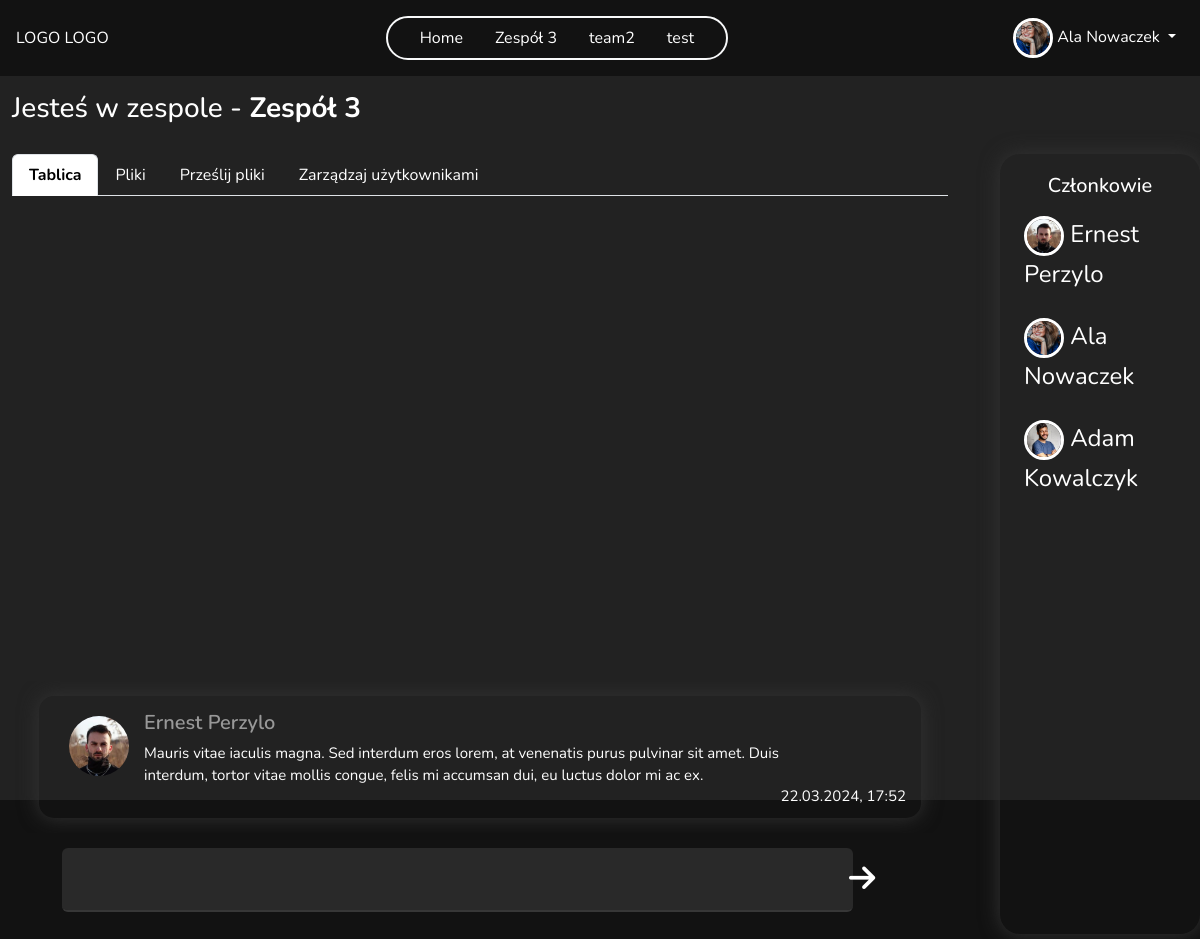
/team/5/board (signed in), run on the app's committed database.
### main/models.py (models this page shows, shortened)
class Team(models.Model):
    name = models.CharField(max_length=255)
    founder = models.ForeignKey(User, on_delete=models.CASCADE, related_name='team_founder')
    members = models.ManyToManyField(User, through='TeamMembership', related_name='team_member', blank=True)
    key = models.OneToOneField(Key, on_delete=models.SET_NULL, null=True, blank=True, related_name='team_key', unique=True)
    def get_members(self):
        return TeamMembership.objects.filter(team=self)
    class Meta:
        permissions = [
            ("add_new_member", "Can add new team memeber"),
            ("delete_member", "Can delete team memeber"),
            ("manage_perms", "Can manage all permission in team"),
            ("view_logs", "Can see team logs")
        ]

class Profile(models.Model):
    user = models.OneToOneField(User, on_delete=models.CASCADE)
    image = models.ImageField(default='default.jpg', upload_to=UniqueFileName('profile_pics'))
    bio = models.TextField(max_length=500, blank=True, null=True)
    country = CountryField(default = 'PL')
    age = models.PositiveSmallIntegerField(blank=True, null=True)
    phone_number = models.CharField(max_length=20, blank=True, null=True)
    website = models.CharField(max_length=255, blank=True, null=True)
    last_password_change = models.DateTimeField(null=True, blank=True, default=timezone.now)

class TeamMessage(models.Model):
    author = models.ForeignKey(User, on_delete=models.CASCADE)
    team = models.ForeignKey(Team, on_delete=models.CASCADE)
    upload_date = models.DateTimeField(default=timezone.now)
    content = models.TextField(max_length=500, blank=True, null=True)

class TeamMembership(models.Model):
    user = models.ForeignKey(User, on_delete=models.CASCADE)
    team = models.ForeignKey(Team, on_delete=models.CASCADE)
    groups = models.ManyToManyField(Group)
    def get_fullname_member(self):
        return f'{self.user.get_full_name()}'

### main/views.py (the view)
# urls.py: path('team/<int:id>/board', views.team_board, name='team_board'),
@login_required
def team_board(request, id):
    team, members = get_team_and_members(id)
    team_messages = TeamMessage.objects.filter(team=team)
    if request.user.is_authenticated:
        user = request.user
        user_permissions = get_user_perms(user, team)
    if request.method == 'POST':
        form = AddTeamMessage(request.POST)
        if form.is_valid():
            message = form.save(commit=False)
            message.team = team
            message.author = user
            message.save()
            TeamActivityLog.objects.create(user = user, action = f'Dodano nowy wpis.', team=team)
            return redirect('team_board', id=team.id)
    else:
        form = AddTeamMessage()
    context = {'team':team, 'members':members, 'user':user, 'user_permissions':user_permissions, 'team_messages':team_messages, 'form':form}
    return render(request, 'teams/team_board.html', context=context)

### main/forms.py
class AddTeamMessage(ModelForm):
    class Meta:
        model= TeamMessage
        fields = ['content']
    def __init__(self, *args, **kwargs):
        super().__init__(*args, **kwargs)
        self.fields['content'].label = False

### main/context_processors.py (called while the page is built)
def user_teams(request):
    if request.user.is_authenticated:
        user_teams = Team.objects.filter(members = request.user)
    else:
        user_teams = None
    return {'user_teams':user_teams}

### main/permission_tools.py (called while the page is built)
def get_user_perms(user, team):
    team_membership = TeamMembership.objects.filter(user=user, team=team).first()
    user_permissions = []
    if team_membership:
        group = team_membership.groups.first()
        if group:
            user_permissions += list(group.permissions.values_list('codename', flat=True))
    return user_permissions

### main/views.py (called while the page is built)
def get_team_and_members(id):
    team = get_object_or_404(Team, pk=id)
    members = team.get_members()
    return team, members

### main/templates/teams/team_board.html (shortened to what this page needs)
{% extends "main/base.html" %}
{% load crispy_forms_tags %}
{% block navbar %}
    {% include 'main/navbar.html' %}
{% endblock navbar %}
{% block content %}
<div class="container-fluid team-container ">
  <h3 class="mt-3">Jesteś w zespole - <strong>{{team.name}}</strong> </h3>
    <div class="row ">
        <div class="col-10 team-col">
            <ul class="nav nav-tabs">
                <li class="nav-item">
                  <a class="nav-link" aria-current="page" href="{% url 'team_board' team.id %}">Tablica</a>
                </li>
                <li class="nav-item">
                  <a class="nav-link" href="{% url 'team_files' team.id %}">Pliki</a>
                </li>
                <li class="nav-item">
                  <a class="nav-link" href="{% url 'team_add_file' team.id %}">Prześlij pliki</a>
                </li>
                {% if 'delete_member' in user_permissions and 'add_new_member' in user_permissions %}
                  <li class="nav-item">
                    <a class="nav-link" href="{% url 'team_members' team.id %}">Zarządzaj użytkownikami</a>
                  </li>
                {% endif %}
              </ul>
            <div class="team-content">
              {% block team-content %}
                  <div class="container-fluid div-board">
                    <div class="row team-messages" id="chat">
                      {% for msg in team_messages %}
                        <div class="inbox-message">
                          <ul>
                            <li>
                                <div class="message-avatar">
                                  <img src="{{ msg.author.profile.image.url }}" alt="">
                                </div>
                                <div class="message-body">
                                  <div class="message-body-heading">
                                    <h5>{{ msg.author.get_full_name }}</h5>
                                  </div>
                                  <div class="msg-content">
                                    <p>{{ msg.content }}</p>
                                  </div>
                                  <span class="upload-date">{{msg.upload_date|date:"d.m.Y"}}, {{msg.upload_date|time:"H:i"}}</span>
                                </div>
                            </li>
                          </ul>
                        </div>
                      {% endfor %}
                    </div>
                    <div class="row w-100">
                      <form method="POST" class="send-msg row">
                        {{form|crispy}}
                        <button type="submit"><i class="fa-solid fa-arrow-right"></i></button>
                      </form>
                    </div>
                  </div>
              {% endblock team-content %}
            </div>
        </div>
        <div class="col-2 members-col" >
            <h5 class="text-center ">Członkowie</h5>
          {% for member in members %}
            <div class="row d-flex align-items-center ">
                <div class="member-name d-flex justify-content-between ">
                    <div>
                      <img src="{{ member.user.profile.image.url }}" class="rounded-circle img-profile">
                      {{member.get_fullname_member}}
                    </div>
                </div>
            </div>
          {% endfor %}
        </div>
    </div>
</div>
{% endblock content %}

### main/templates/main/navbar.html (shortened to what this page needs)
<nav class="navbar navbar-expand-lg my-nav text-light justify-content-center position-relative p-3 z-3">
  <div class="d-flex justify-content-between w-100 align-items-center">
    <a class=" nav-link" href="/">LOGO LOGO</a>
    <ul class="navbar-nav mb-2 mb-lg-0 justify-content-center border border-2 border-light rounded-pill px-4 gap-3 ">
      <li class="nav-item">
        <a class="nav-link active" aria-current="page" href="{% url 'home' %}">Home</a>
      </li>
      {% if user_teams %}
        {% for team in user_teams %}
          <li class="nav-item">
            <a class="nav-link" href="{% url 'team_board' team.id %}">{{ team.name }}</a>
          </li>
        {% endfor %}
      {% endif %}
    </ul>
    <div class="navbar-nav ">
      {% if user.is_authenticated %}
          <div class="nav-item dropdown ml-auto">
            <a class="nav-link dropdown-toggle" href="#" role="button" data-bs-toggle="dropdown" aria-expanded="true">
              <img src="{{ user.profile.image.url }}" class="rounded-circle img-profile">
              {{ user.get_full_name }}
            </a>
          </div>
      {% else %}
      <a
        class="nav-link border border-2 border-light rounded-pill d-flex justify-content-center align-items-center gap-3 position-relative login-icon"
        href="{% url 'my-login' %}">Login<i class="fa-solid fa-user border border-2 border-light rounded-circle position-absolute button-icon"></i></a>
      {% endif %}
    </div>
  </div>
</nav>

### static/style/new.css (style rules this page uses)
* { padding: 0; margin: 0; box-sizing: border-box; font-family: 'Nunito', sans-serif; }
.bg { background-color: #121212 !important; color: white; }
.navbar { height: 76px !important; }
.nav-link { color: white !important; }
.img-profile { width: 40px ; height: 40px; object-fit: cover; border: 3px solid white; }

### static/style/profile.css (style rules this page uses)
.text-light { color: #babbbc !important; }

### static/style/team.css (style rules this page uses)
.team-container { height: calc(100vh - 76px); background-color: #222222; }
.team-col { border-radius: 20px; width: 80% !important; margin-right: 40px; padding: 20px; }
.nav-tabs .nav-link.active { color: black !important; font-weight: 700 !important; }
.members-col { box-shadow: 0 0 20px rgb(52, 52, 52) !important; max-height: 780px !important; min-height: 780px !important; border-radius: 20px; padding: 20px; overflow:auto; margin-top: 20px !important; max-height: 670px !important; overflow-y: auto ; }
.members-col .row { margin: 10px 10px 10px 0; }
.member-name { font-size: 24px; width: auto; padding: 8px; position: relative; }
.nav-tabs { margin-bottom: 30px !important; }
form input, form select, form textarea { background-color:#292929 !important; border: none !important; color: white !important; border-bottom: solid 2px #373737!important; }
.div-board { height: 702px; overflow-y: auto; display: flex; flex-direction: column; justify-content: flex-end; }
.team-messages { overflow-y: auto; display: table-cell; vertical-align: bottom; }
.inbox-message ul { padding: 0; margin: 0; }
.inbox-message ul li { list-style: none; position: relative; padding: 15px 20px; margin: 15px; border-radius: 15px; box-shadow: 0 0 20px rgb(52, 52, 52) !important; }
.inbox-message .message-avatar { position: absolute; left: 30px; top: 50px; transform: translateY(-50%); }
.message-avatar img { display: inline-block; width: 60px; height: 60px; border-radius: 50%; object-fit: cover; }
.inbox-message .message-body { margin-left: 85px; font-size: 15px; color:#fefefe; }
.msg-content { width: 90%; }
.message-body-heading h5 { font-weight: 600; display:inline-block; color:#989898; margin: 0 0 7px 0; padding: 0; }
.upload-date { position: absolute; bottom: 10px; right: 15px; }
.send-msg { padding: 15px 5px 0 50px !important; margin-top: 5px; position: relative; }
.send-msg button { width: 60px; height: 60px; border-radius: 50%; background-color: transparent; border: none; position: absolute; top: 17px; right: 20px; }
.send-msg button .fa-arrow-right { font-size: 30px; color: white; }
form textarea { width: 95% !important; height: 64px; padding: 12px 20px; box-sizing: border-box; font-size: 16px; resize: none; }

### data on the page
Team: name "Zespół 3"
Team: name "team2"
Team: name "test"
TeamMessage: author.profile.image (picture), author.get_full_name "Ernest Perzylo", content "Mauris vitae iaculis magna. Sed interdum eros lorem, at venenatis purus pulvinar sit amet. Duis interdum, tortor vitae mollis congue, felis mi accumsan dui, eu luctus dolor mi ac ex.", upload_date "22.03.2024", upload_date "17:52"
TeamMembership: user.profile.image (picture), get_fullname_member "Ernest Perzylo"
TeamMembership: user.profile.image (picture), get_fullname_member "Ala Nowaczek"
TeamMembership: user.profile.image (picture), get_fullname_member "Adam Kowalczyk"

### other printed values
{{ user.get_full_name }} "Ala Nowaczek"
